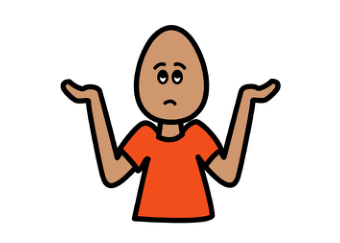
#> input picture Assets/global/aac_core/I dont_know.png, 340 x 243 px
$ python -i SYLLABLE_CARDS.py   (imports and definitions only)
#> lines starting #> are read from the running program, lines starting #| are printed output that depends on the picture
#> further down, picture is the input picture: PIL image 340x243 RGB; mean R, G, B 229.4, 213.2, 206.1
# SWS-GEN-VERSION: 2026-07-07 (see CHANGELOG.md in this pack for what changed)
from __future__ import annotations

from pathlib import Path
from typing import List, Tuple
from datetime import datetime
import hashlib
import io
import json
import os

from PIL import Image, ImageDraw
from reportlab.pdfgen import canvas
from reportlab.lib.pagesizes import letter
from reportlab.lib.utils import ImageReader

from utils.sws_design import apply_small_wins_frame, shrink_font_to_fit_with_pt, hex_to_rgb, NAVY_HEX, DPI, safe_footer_inset_px
from utils.syllable_api import get_syllable_info
from utils.qa import assess_files


# [16 lines left out: function _validate_images_folder, not called in this run]


# [1 line that did not run here, left out]


# [24 lines left out: functions _read_icons, _theme_dir_for_images, not called in this run]


def _prepare_icon(image: Image.Image) -> Image.Image:
    icon = image.convert("RGBA")
    edge = max(2, int(icon.width * 0.02))
#> edge = 6
    icon = icon.crop((edge, edge, icon.width - edge, icon.height - edge))
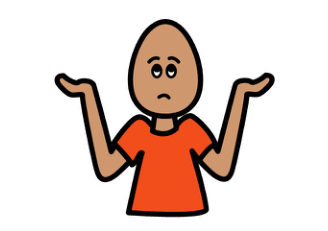
#> icon: PIL image 328x231 RGBA; mean R, G, B, A 227.1, 209.5, 201.7, 255
    pixels = []
    source = icon.get_flattened_data() if hasattr(icon, "get_flattened_data") else icon.getdata()
    for red, green, blue, alpha in source:
        neutral = max(red, green, blue) - min(red, green, blue) < 12 and (red + green + blue) / 3 > 150
        pixels.append((red, green, blue, 0 if neutral else alpha))
#> after the loop, pixels = 75768 items
    icon.putdata(pixels)
    bounds = icon.getchannel("A").getbbox()
#> bounds = (54, 19, 275, 217)
    return icon.crop(bounds) if bounds else icon
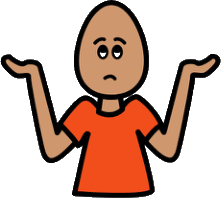
#> returned value: PIL image 221x198 RGBA; mean R, G, B, A 206.7, 176.2, 162.8, 115.1; transparent parts drawn white


# [309 lines left out: functions _load_reviewed_items, _draw_syllable_cards_page, generate_syllable_cards_pack, build_pdf, not called in this run]


# [14 lines not run here, left out]

>>> from PIL import Image
>>> picture = Image.open('../../Assets/global/aac_core/I dont_know.png')
>>> result = _prepare_icon(picture)

$ run again, on Assets/global/aac_core/different.png
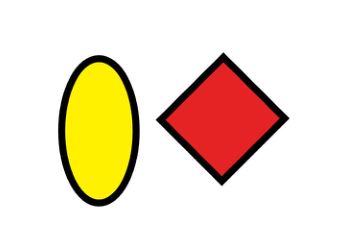
#> input picture Assets/global/aac_core/different.png, 340 x 243 px
#> picture is the input picture: PIL image 340x243 RGB; mean R, G, B 238, 221.4, 200.5
#> in _prepare_icon, `icon = icon.crop((edge, edge, icon.width - edge, icon.height - edge))`:
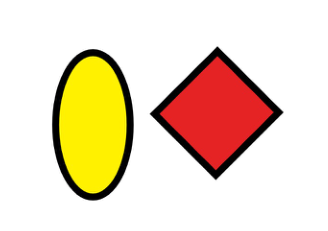
#> icon: PIL image 328x231 RGBA; mean R, G, B, A 236.5, 218.4, 195.5, 255
#> after the loop in _prepare_icon, `for red, green, blue, alpha in source:`: pixels = 75768 items
#> bounds = (52, 47, 283, 201)
#> in _prepare_icon, `return icon.crop(bounds) if bounds else icon`:
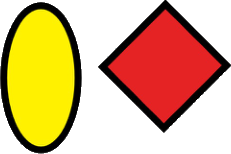
#> returned value: PIL image 231x154 RGBA; mean R, G, B, A 215.5, 177.1, 128.4, 134.6; transparent parts drawn white

$ run again, on Assets/global/aac_core/dont_like.png
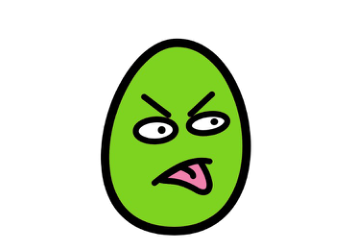
#> input picture Assets/global/aac_core/dont_like.png, 340 x 243 px
#> picture is the input picture: PIL image 340x243 RGB; mean R, G, B 209.6, 224.4, 192
#> in _prepare_icon, `icon = icon.crop((edge, edge, icon.width - edge, icon.height - edge))`:
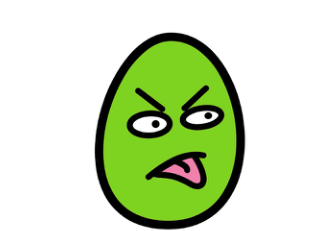
#> icon: PIL image 328x231 RGBA; mean R, G, B, A 205.4, 221.6, 186.3, 255
#> after the loop in _prepare_icon, `for red, green, blue, alpha in source:`: pixels = 75768 items
#> bounds = (95, 33, 245, 230)
#> in _prepare_icon, `return icon.crop(bounds) if bounds else icon`:
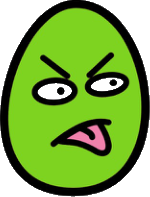
#> returned value: PIL image 150x197 RGBA; mean R, G, B, A 128, 169.5, 78.9, 196.5; transparent parts drawn white
